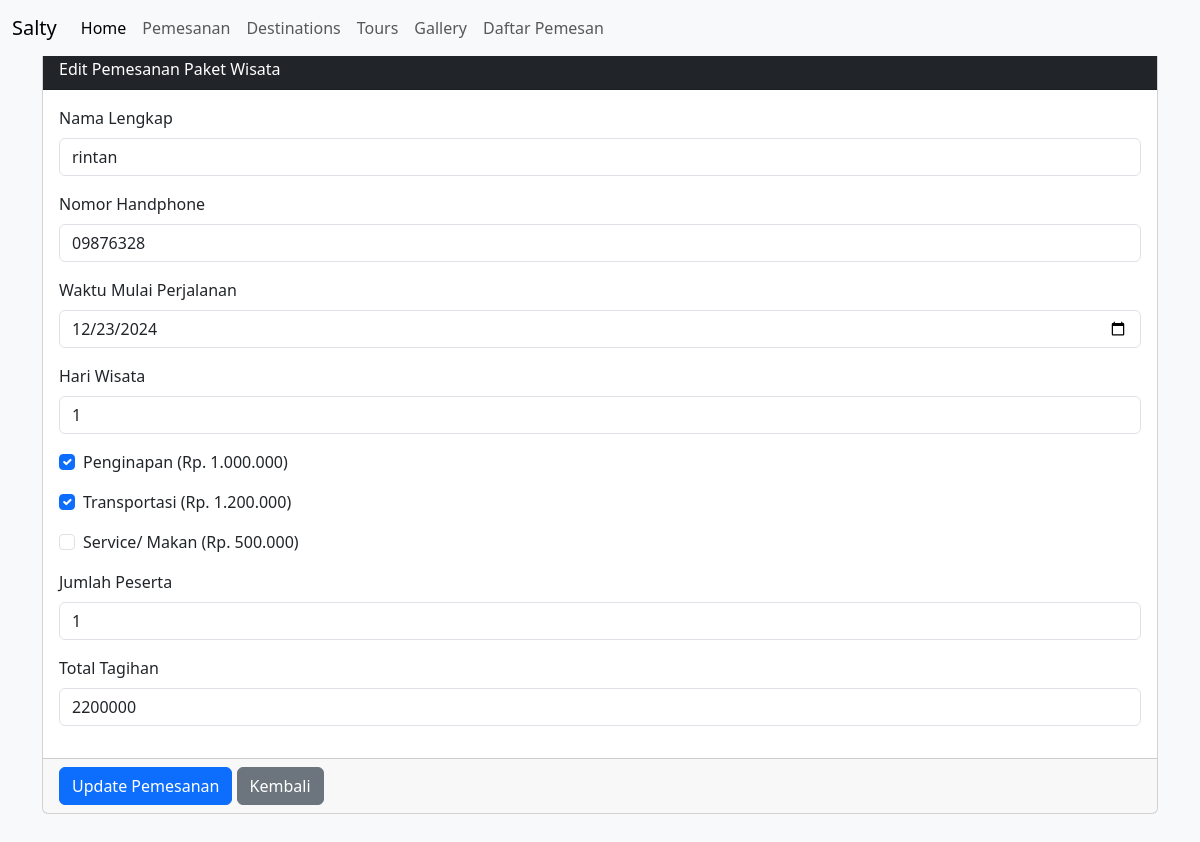
The page /index.php?aksi=edit&id=25 on the database its author committed.
### tables this page shows
CREATE TABLE `pemesanan` (
  `id` int(11) NOT NULL,
  `nama_pemesanan` varchar(255) NOT NULL,
  `hp_pemesan` varchar(20) NOT NULL,
  `waktu_wisata` date NOT NULL,
  `hari_wisata` int(11) NOT NULL,
  `paket_inap` tinyint(1) DEFAULT 0,
  `paket_transport` tinyint(1) DEFAULT 0,
  `paket_makan` tinyint(1) DEFAULT 0,
  `jumlah_peserta` int(11) NOT NULL,
  `total_tagihan` int(11) NOT NULL,
  `is_deleted` int(11) NOT NULL DEFAULT 0,
  `created_at` timestamp NOT NULL DEFAULT current_timestamp() ON UPDATE current_timestamp()
);

### main/edit.php (the view, shortened to what this page needs)
<?php
include "lib/koneksi.php";
$id = $_GET['id'];
$query = "SELECT * FROM pemesanan WHERE id = '$id'";
$result = mysqli_query($conn, $query);
$data = mysqli_fetch_assoc($result);
?>
<!DOCTYPE html>
<html lang="en">
<head>
    <link
        href="https://cdn.jsdelivr.net/npm/bootstrap@5.3.2/dist/css/bootstrap.min.css"
        rel="stylesheet" />
    <link rel="stylesheet" href="style.css" />
    <link
        href="https://cdn.jsdelivr.net/npm/bootstrap-icons/font/bootstrap-icons.css"
        rel="stylesheet" />
</head>
<body class="bg-light mb-5">
<?php
include "components/navbar.php";
?>
    <main class="form flex-shrink-0 my-5">
        <div class="container">
            <form method="post" action="../lib/proses_edit.php">
                <div class="card mt-2">
                    <div class="card-header bg-dark text-white">
                        Edit Pemesanan Paket Wisata
                    </div>
                    <div class="card-body">
                        <div class="mb-3">
                            <label for="nama_pemesanan" class="form-label">Nama Lengkap</label>
                            <input type="text" class="form-control" id="nama_pemesanan" name="nama_pemesanan"
                                   value="<?php echo $data['nama_pemesanan']; ?>" required>
                        </div>
                        <div class="mb-3">
                            <label for="hp_pemesan" class="form-label">Nomor Handphone</label>
                            <input type="text" class="form-control" id="hp_pemesan" name="hp_pemesan"
                                   value="<?php echo $data['hp_pemesan']; ?>" required>
                        </div>
                        <div class="mb-3">
                            <label for="waktu_wisata" class="form-label">Waktu Mulai Perjalanan</label>
                            <input type="date" class="form-control" id="waktu_wisata" name="waktu_wisata"
                                   value="<?php echo $data['waktu_wisata']; ?>" required>
                        </div>
                        <div class="mb-3">
                            <label for="hari_wisata" class="form-label">Hari Wisata</label>
                            <input type="number" class="form-control" id="hari_wisata" name="hari_wisata"
                                   value="<?php echo $data['hari_wisata']; ?>" required>
                        </div>
                        <div class="mb-3">
                            <div class="form-check">
                                <input class="form-check-input" type="checkbox" name="paket_inap" value="1" id="paket_inap"
                                    <?php echo ($data['paket_inap'] == 1) ? 'checked' : ''; ?>>
                                <label class="form-check-label" for="paket_inap">
                                    Penginapan (Rp. 1.000.000)
                                </label>
                            </div>
                        </div>
                        <div class="mb-3">
                            <div class="form-check">
                                <input class="form-check-input" type="checkbox" name="paket_transport" value="1" id="paket_transport"
                                    <?php echo ($data['paket_transport'] == 1) ? 'checked' : ''; ?>>
                                <label class="form-check-label" for="paket_transport">
                                    Transportasi (Rp. 1.200.000)
                                </label>
                            </div>
                        </div>
                        <div class="mb-3">
                            <div class="form-check">
                                <input class="form-check-input" type="checkbox" name="paket_makan" value="1" id="paket_makan"
                                    <?php echo ($data['paket_makan'] == 1) ? 'checked' : ''; ?>>
                                <label class="form-check-label" for="paket_makan">
                                    Service/ Makan (Rp. 500.000)
                                </label>
                            </div>
                        </div>
                        <div class="mb-3">
                            <label for="jumlah_peserta" class="form-label">Jumlah Peserta</label>
                            <input type="number" class="form-control" id="jumlah_peserta" name="jumlah_peserta"
                                   value="<?php echo $data['jumlah_peserta']; ?>" required>
                        </div>
                        <div class="mb-3">
                            <label for="total" class="form-label">Total Tagihan</label>
                            <input type="number" class="form-control" id="total" name="total"
                                   value="<?php echo $data['total_tagihan']; ?>">
                        </div>
                    </div>
                    <div class="card-footer">
                        <button name="update" type="submit" class="btn btn-primary">Update Pemesanan</button>
                        <a href="daftar_pemesanan.php" class="btn btn-secondary">Kembali</a>
                    </div>
                </div>
            </form>
        </div>
    </main>
</body>
</html>

### rows shown on the page
pemesanan: nama_pemesanan "rintan", hp_pemesan "09876328", waktu_wisata "12/23/2024", hari_wisata "1", paket_inap "☑", paket_transport "☑", jumlah_peserta "1", total "2200000"
